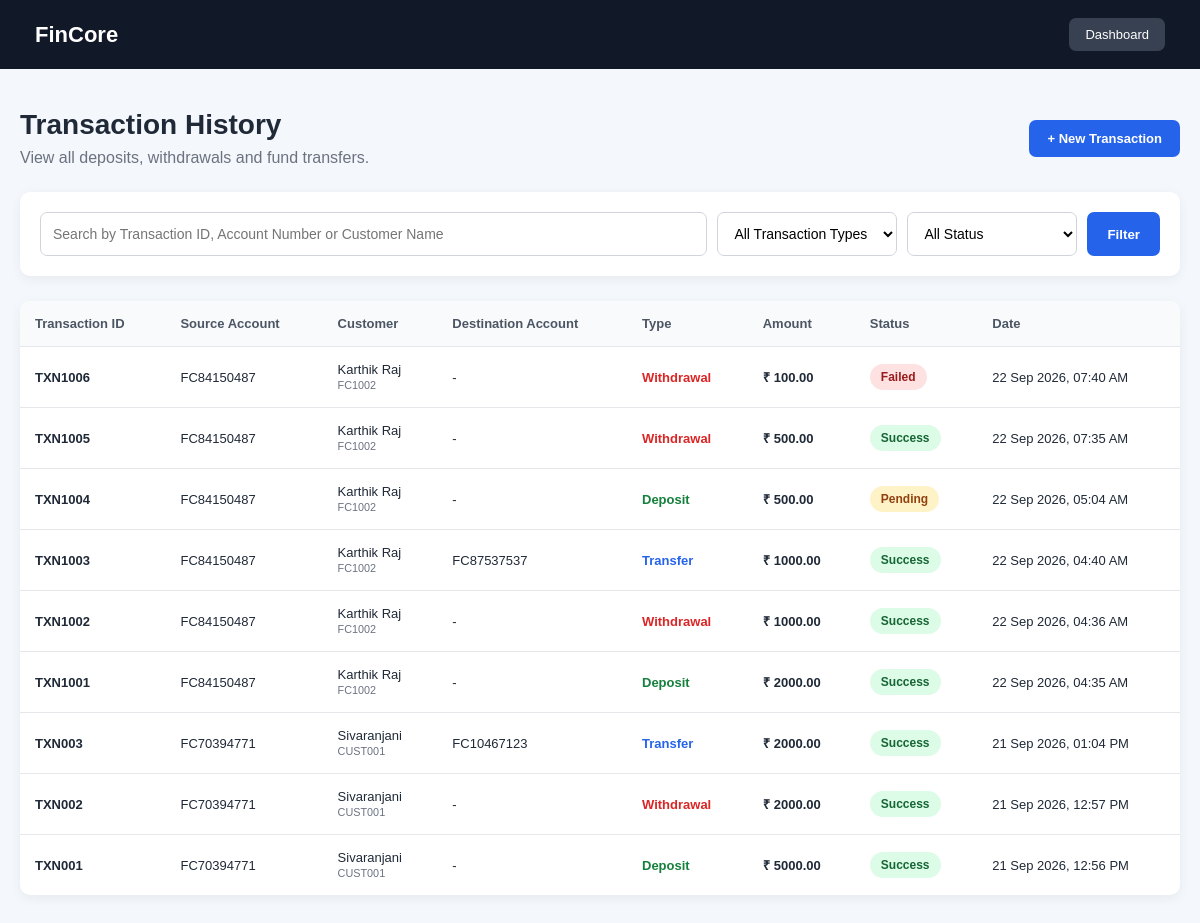
Page /transactions/list/ (signed in) on the committed database.
### transactions/models.py (models this page shows, shortened)
class Transaction(models.Model):
    TRANSACTION_TYPE_CHOICES = [
        ("Deposit", "Deposit"),
        ("Withdrawal", "Withdrawal"),
        ("Transfer", "Transfer"),
    ]
    TRANSACTION_STATUS_CHOICES = [
        ("Success", "Success"),
        ("Pending", "Pending"),
        ("Failed", "Failed"),
    ]
    transaction_id = models.CharField(
        max_length=30,
        unique=True
    )
    account = models.ForeignKey(
        FinancialAccount,
        on_delete=models.CASCADE,
        related_name="transactions"
    )
    to_account = models.ForeignKey(
        FinancialAccount,
        on_delete=models.CASCADE,
        related_name="incoming_transfers",
        null=True,
        blank=True
    )
    transaction_type = models.CharField(
        max_length=20,
        choices=TRANSACTION_TYPE_CHOICES
    )
    amount = models.DecimalField(
        max_digits=15,
        decimal_places=2
    )
    description = models.CharField(
        max_length=255,
        blank=True
    )
    transaction_status = models.CharField(
        max_length=20,
        choices=TRANSACTION_STATUS_CHOICES,
        default="Success"
    )
    created_at = models.DateTimeField(
        auto_now_add=True
    )

### financial_accounts/models.py (models this page shows, shortened)
class FinancialAccount(models.Model):
    ACCOUNT_TYPE_CHOICES = [
        ("Savings", "Savings"),
        ("Current", "Current"),
        ("Fixed Deposit", "Fixed Deposit"),
    ]
    ACCOUNT_STATUS_CHOICES = [
        ("Active", "Active"),
        ("Inactive", "Inactive"),
        ("Closed", "Closed"),
    ]
    account_number = models.CharField(
        max_length=20,
        unique=True
    )
    customer = models.ForeignKey(
        Customer,
        on_delete=models.CASCADE,
        related_name="financial_accounts"
    )
    account_type = models.CharField(
        max_length=30,
        choices=ACCOUNT_TYPE_CHOICES
    )
    balance = models.DecimalField(
        max_digits=15,
        decimal_places=2,
        default=0
    )
    account_status = models.CharField(
        max_length=20,
        choices=ACCOUNT_STATUS_CHOICES,
        default="Active"
    )
    opened_date = models.DateTimeField(
        auto_now_add=True
    )
    updated_at = models.DateTimeField(
        auto_now=True
    )

### customers/models.py (models this page shows, shortened)
class Customer(models.Model):
    GENDER_CHOICES = [
        ("Male", "Male"),
        ("Female", "Female"),
        ("Other", "Other"),
    ]
    KYC_TYPE_CHOICES = [
        ("Aadhaar", "Aadhaar"),
        ("PAN", "PAN"),
        ("Passport", "Passport"),
        ("Driving License", "Driving License"),
        ("Voter ID", "Voter ID"),
    ]
    KYC_STATUS_CHOICES = [
        ("Pending", "Pending"),
        ("Verified", "Verified"),
        ("Rejected", "Rejected"),
    ]
    customer_id = models.CharField(
        max_length=20,
        unique=True
    )
    full_name = models.CharField(
        max_length=150
    )
    date_of_birth = models.DateField(
        null=True,
        blank=True
    )
    gender = models.CharField(
        max_length=10,
        choices=GENDER_CHOICES,
        blank=True
    )
    phone = models.CharField(
        max_length=15
    )
    email = models.EmailField(
        blank=True
    )
    address = models.TextField(
        blank=True
    )
    city = models.CharField(
        max_length=100,
        blank=True
    )
    state = models.CharField(
        max_length=100,
        blank=True
    )
    postal_code = models.CharField(
        max_length=10,
        blank=True
    )
    kyc_type = models.CharField(
        max_length=30,
        choices=KYC_TYPE_CHOICES,
        blank=True
    )
    kyc_number = models.CharField(
        max_length=50,
        blank=True
    )
    kyc_status = models.CharField(
        max_length=20,
        choices=KYC_STATUS_CHOICES,
        default="Pending"
    )
    created_at = models.DateTimeField(
        auto_now_add=True
    )
    updated_at = models.DateTimeField(
        auto_now=True
    )

### transactions/views.py (the view, shortened to what this page needs)
@login_required(login_url="/auth/login/")
def transaction_list(request):
    search = request.GET.get("search", "")
    transaction_type = request.GET.get(
        "transaction_type", ""
    )
    transaction_status = request.GET.get(
        "transaction_status", ""
    )
    transactions = Transaction.objects.select_related(
        "account",
        "account__customer",
        "to_account",
    ).order_by("-created_at")
    return render(
        request,
        "transaction_list.html",
        {
            "transactions": transactions,
            "search": search,
            "transaction_type": transaction_type,
            "transaction_status": transaction_status,
        }
    )

### templates/transaction_list.html (shortened to what this page needs)
<!DOCTYPE html>
<html lang="en">
<head>
</head>
<body>
<div class="navbar">
    <div class="logo">
        FinCore
    </div>
    <a
        href="/"
        class="back-btn"
    >
        Dashboard
    </a>
</div>
<div class="container">
    <div class="header">
        <div class="header-top">
            <div>
                <h1>
                    Transaction History
                </h1>
                <p>
                    View all deposits, withdrawals and fund transfers.
                </p>
            </div>
            <a
                href="/transactions/create/"
                class="new-btn"
            >
                + New Transaction
            </a>
        </div>
    </div>
    <div class="search-box">
    <form method="GET">
        <input
            type="text"
            name="search"
            value="{{ search }}"
            placeholder="Search by Transaction ID, Account Number or Customer Name"
        >
        <select name="transaction_type">
            <option value="">
                All Transaction Types
            </option>
        </select>
        <select name="transaction_status">
            <option value="">
                All Status
            </option>
        </select>
        <button
            type="submit"
            class="search-btn"
        >
            Filter
        </button>
    </form>
</div>
    <div class="table-container">
        <table>
            <thead>
                <tr>
                    <th>
                        Transaction ID
                    </th>
                    <th>
                        Source Account
                    </th>
                    <th>
                        Customer
                    </th>
                    <th>
                        Destination Account
                    </th>
                    <th>
                        Type
                    </th>
                    <th>
                        Amount
                    </th>
                    <th>
                        Status
                    </th>
                    <th>
                        Date
                    </th>
                </tr>
            </thead>
            <tbody>
                {% for transaction in transactions %}
                <tr>
                    <td>
                        <strong>
                            {{ transaction.transaction_id }}
                        </strong>
                    </td>
                    <td>
                        {{ transaction.account.account_number }}
                    </td>
                    <td>
                        {{ transaction.account.customer.full_name }}
                        <br>
                        <small style="color:#6b7280;">
                            {{ transaction.account.customer.customer_id }}
                        </small>
                    </td>
                    <td>
                        {% if transaction.to_account %}
                            {{ transaction.to_account.account_number }}
                        {% else %}
                            -
                        {% endif %}
                    </td>
                    <td>
                        {% if transaction.transaction_type == "Deposit" %}
                            <span class="type deposit">
                                Deposit
                            </span>
                        {% elif transaction.transaction_type == "Withdrawal" %}
                            <span class="type withdrawal">
                                Withdrawal
                            </span>
                        {% else %}
                            <span class="type transfer">
                                Transfer
                            </span>
                        {% endif %}
                    </td>
                    <td>
                        <strong>
                            ₹ {{ transaction.amount }}
                        </strong>
                    </td>
                    <td>
                        {% if transaction.transaction_status == "Success" %}
                            <span class="status success">
                                Success
                            </span>
                        {% elif transaction.transaction_status == "Pending" %}
                            <span class="status pending">
                                Pending
                            </span>
                        {% else %}
                            <span class="status failed">
                                Failed
                            </span>
                        {% endif %}
                    </td>
                    <td>
                        {{ transaction.created_at|date:"d M Y, h:i A" }}
                    </td>
                </tr>
                {% endfor %}
            </tbody>
        </table>
    </div>
</div>
</body>
</html>

### templates/transaction_list.html (style rules this page uses)
* { box-sizing: border-box; margin: 0; padding: 0; font-family: Arial, sans-serif; }
body { background: #f4f7fb; color: #1f2937; }
.navbar { background: #111827; color: white; padding: 18px 35px; display: flex; justify-content: space-between; align-items: center; }
.logo { font-size: 22px; font-weight: bold; }
.back-btn { text-decoration: none; color: white; background: #374151; padding: 9px 16px; border-radius: 7px; font-size: 13px; }
.container { max-width: 1300px; margin: 40px auto; padding: 0 20px; }
.header { margin-bottom: 25px; }
.header-top { display: flex; justify-content: space-between; align-items: center; gap: 15px; flex-wrap: wrap; }
.header h1 { font-size: 28px; margin-bottom: 8px; }
.header p { color: #6b7280; }
.new-btn { text-decoration: none; background: #2563eb; color: white; padding: 11px 18px; border-radius: 7px; font-size: 13px; font-weight: bold; }
.search-box { background: white; padding: 20px; border-radius: 10px; margin-bottom: 25px; box-shadow: 0 3px 12px rgba(0,0,0,0.06); }
.search-box form { display: flex; gap: 10px; }
.search-box input { flex: 1; padding: 12px; border: 1px solid #d1d5db; border-radius: 7px; outline: none; font-size: 14px; }
.search-box select { padding: 12px; border: 1px solid #d1d5db; border-radius: 7px; outline: none; background: white; font-size: 14px; min-width: 170px; }
.search-btn { border: none; background: #2563eb; color: white; padding: 12px 20px; border-radius: 7px; cursor: pointer; font-weight: bold; }
.table-container { background: white; border-radius: 10px; overflow-x: auto; box-shadow: 0 3px 12px rgba(0,0,0,0.06); }
table { width: 100%; border-collapse: collapse; min-width: 1000px; }
th { background: #f9fafb; text-align: left; padding: 15px; font-size: 13px; color: #4b5563; white-space: nowrap; }
td { padding: 15px; border-top: 1px solid #e5e7eb; font-size: 13px; white-space: nowrap; }
.status { display: inline-block; padding: 6px 11px; border-radius: 20px; font-size: 12px; font-weight: bold; }
.success { background: #dcfce7; color: #166534; }
.pending { background: #fef3c7; color: #92400e; }
.failed { background: #fee2e2; color: #991b1b; }
.type { font-weight: bold; }
.deposit { color: #15803d; }
.withdrawal { color: #dc2626; }
.transfer { color: #2563eb; }

### rows in the picture
Transaction: transaction_type "Withdrawal", transaction_status "Failed"
Transaction: transaction_type "Withdrawal", transaction_status "Success"
Transaction: transaction_type "Deposit", transaction_status "Pending"
Transaction: transaction_type "Transfer", transaction_status "Success"
Transaction: transaction_type "Withdrawal", transaction_status "Success"
Transaction: transaction_type "Deposit", transaction_status "Success"
Transaction: transaction_type "Transfer", transaction_status "Success"
Transaction: transaction_type "Withdrawal", transaction_status "Success"
Transaction: transaction_type "Deposit", transaction_status "Success"
